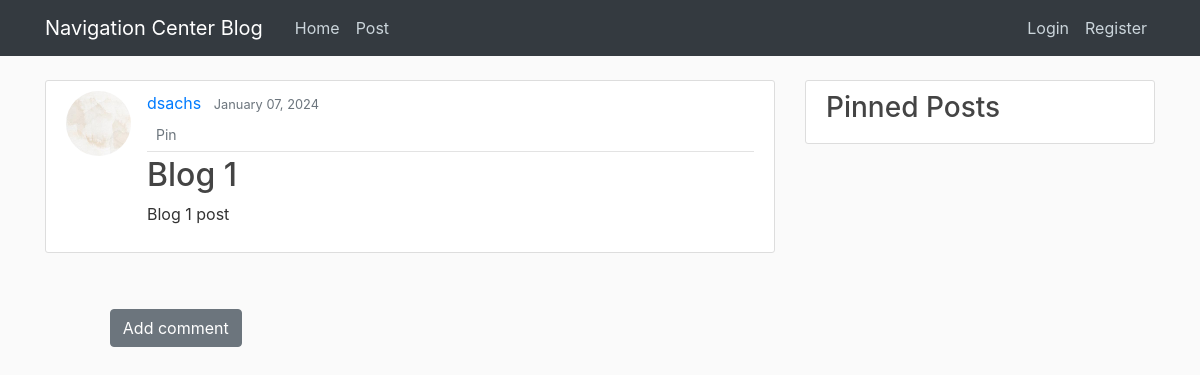
/post/1/, run on an earlier commit of the app's database.
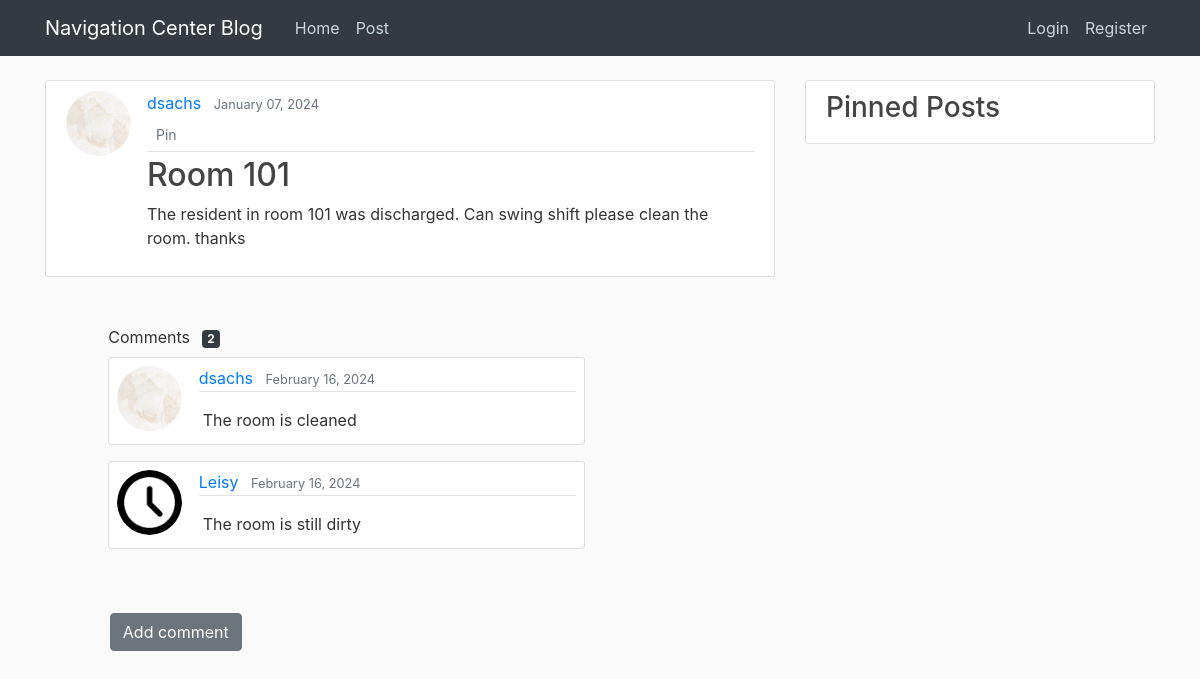
And on a later commit of the database.
### blog/models.py (models this page shows, shortened)
class Post(models.Model):
    title = models.CharField(max_length=100)
    content = models.TextField()
    date_posted = models.DateTimeField(default=timezone.now)
    author = models.ForeignKey(User, on_delete=models.CASCADE)
    pinned = models.BooleanField(default=False)

class Comment(models.Model):
    post = models.ForeignKey(Post, default="", on_delete=models.CASCADE)
    content = models.TextField()
    date_posted = models.DateTimeField(default=timezone.now)
    author = models.ForeignKey(User, on_delete=models.CASCADE)
    class Meta:
        ordering = ['date_posted']

### users/models.py (models this page shows, shortened)
class Profile(models.Model):
    user = models.OneToOneField(User, on_delete=models.CASCADE)
    image = models.ImageField(default='default.jpg', upload_to='profile_pics')

### blog/views.py (the view, shortened to what this page needs)
# urls.py: path('post/<int:pk>/', PostDetailView.as_view(), name='post-detail'),
class PostDetailView(DetailView):
    model = Post
    def get_context_data(self, **kwargs):
        context = super().get_context_data(**kwargs)
        pk = self.kwargs["pk"]
        form = CommentForm()
        post = get_object_or_404(Post, pk=pk)
        comments = post.comment_set.all()
        context['post'] = post
        context['comments'] = comments
        context['form'] = form
        context['posts'] = Post.objects.all()
        pinned_posts = Post.objects.filter(pinned=True).order_by('-date_posted')
        context['pinned_posts'] = pinned_posts
        return context

### blog/templates/blog/post_detail.html (shortened to what this page needs)
{% extends "blog/base.html" %}
{% load crispy_forms_tags %}
{% block content %}
    <article class="media content-section">
        <img class="rounded-circle article-img" alt="profile pic" src="{{ object.author.profile.image.url }}">
      <div class="media-body">
        <div class="article-metadata">
          <a class="mr-2" href="{% url 'user-posts' post.author.username %}">{{ object.author }}</a>
          <small class="text-muted">{{ object.date_posted|date:"F d, Y" }}</small>
             <div class="d-flex align-items-center">
                <form method="post">
                        <button class="btn btn-link btn-sm mt-1 text-muted" type="submit">{% if post.pinned %}Unpin{% else %}Pin{% endif %}</button>
                </form>
             </div>
        </div>
        <h2 class="article-title">{{ object.title }}</h2>
        <p class="article-content">{{ object.content }}</p>
      </div>
    </article>
    {% if comments %}
      <div class="row mt-5">
        <div class="col-lg-6 offset-lg-1">
          Comment{{ comments.count|pluralize }}
          <span class="badge badge-dark ml-2">{{ comments.count }}</span>
        </div>
          {% for comment in comments %}
            <div class="col-lg-8 offset-lg-1 mt-2 pb-2">
              <div class="card p-2">
                <div class="row">
                  <div class="col-2">
                    <img class="rounded-circle article-img" alt="profile pic" src="{{ comment.author.profile.image.url }}">
                  </div>
                    <div class="col-10">
                      <div class="media-body">
                        <div class="article-metadata">
                          <a class="mr-2" href="{% url 'user-posts' comment.author.username %}">{{ comment.author }}</a>
                          <small class="text-muted">{{ comment.date_posted|date:"F d, Y" }}</small>
                        </div>
                        <div class="col-13">
                            <p class="m-1 mt-3">{{ comment.content }}</p>
                        </div>
                      </div>
                    </div>
                </div>
              </div>
            </div>
          {% endfor %}
      </div>
    {% endif %}
    <div class="pb-5">
        <div class="row mt-5 col-lg-6 offset-lg-1 p-1">
            <a class="btn btn-secondary btn-md mt-1" href="{% url 'comment-create' object.id %}"> Add comment</a>
        </div>
    </div>
{% endblock %}

### blog/templates/blog/base.html (shortened to what this page needs)
{% load static %}
<!DOCTYPE html>
<html lang="en">
<head>
    <link rel="stylesheet" href="https://cdn.jsdelivr.net/npm/bootstrap@4.4.1/dist/css/bootstrap.min.css">
    <link rel="stylesheet" type="text/css" href="{% static 'blog/main.css' %}">
</head>
<body>
    <header class="site-header">
      <nav class="navbar navbar-expand-md navbar-dark bg-dark fixed-top">
        <div class="container">
          <a class="navbar-brand mr-4 custom-green" href="{% url 'blog-home' %}">Navigation Center Blog</a>
          <div class="collapse navbar-collapse" id="navbarToggle">
            <div class="navbar-nav mr-auto">
              <a class="nav-item nav-link" href="{% url 'blog-home' %}">Home</a>
              <a class="nav-item nav-link" href="{% url 'post-create' %}">Post</a>
            </div>
            <div class="navbar-nav">
                {% if user.is_authenticated %}
                    <a class="nav-item nav-link" href="{% url 'profile' %}">Profile</a>
                    <a class="nav-item nav-link" href="{% url 'logout' %}">Logout</a>
                {% else %}
                    <a class="nav-item nav-link" href="{% url 'login' %}">Login</a>
                    <a class="nav-item nav-link" href="{% url 'register' %}">Register</a>
                {% endif %}
            </div>
          </div>
        </div>
      </nav>
    </header>
    <main role="main" class="container">
      <div class="row">
        <div class="col-md-8">
            {% block content %}{% endblock %}
        </div>
        <div class="col-md-4">
          <div class="content-section">
            <h3>Pinned Posts</h3>
          </div>
        </div>
      </div>
    </main>
</body>
</html>

### blog/static/blog/main.css (style rules this page uses)
body { background: #fafafa; color: #333333; margin-top: 5rem; }
h1, h2, h3, h4, h5, h6 { color: #444444; }
.site-header .navbar-nav .nav-link { color: #cbd5db; }
.content-section { background: #ffffff; padding: 10px 20px; border: 1px solid #dddddd; border-radius: 3px; margin-bottom: 20px; }
.article-title { color: #444444; }
.article-content { white-space: pre-line; }
.article-img { height: 65px; width: 65px; margin-right: 16px; }
.article-metadata { padding-bottom: 1px; margin-bottom: 4px; border-bottom: 1px solid #e3e3e3 }

What changed in the data, as far as the page shows it:
changed Post "dsachs": title "Blog 1" → "Room 101"; content "Blog 1 post" → "The resident in room 101 was discharged. Can swing shift please clean the room. thanks"
added Comment: author.profile.image (picture), author "dsachs", date_posted "February 16, 2024", content "The room is cleaned"
added Comment: author.profile.image (picture), author "Leisy", date_posted "February 16, 2024", content "The room is still dirty"
Also different on the page:
{{ comments.count }}: (not shown) → "2"
text now shown: "Comment"
